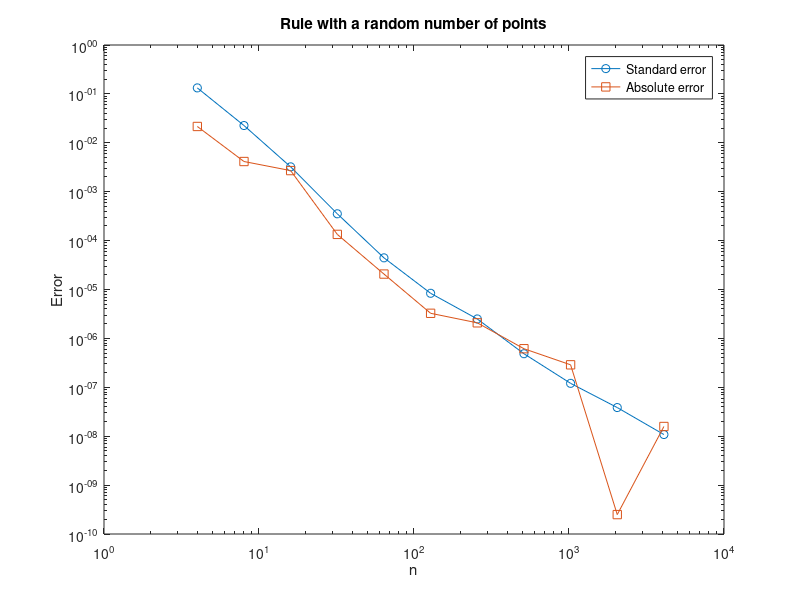
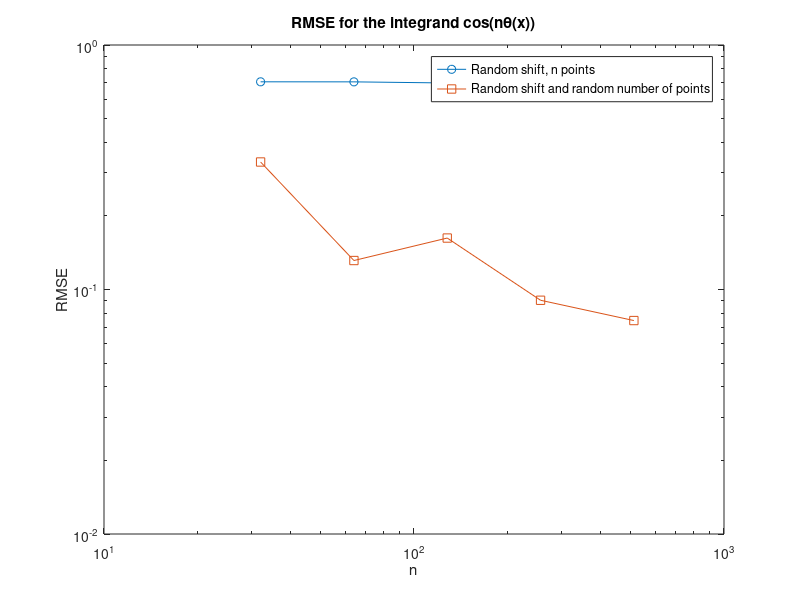

Source code (MATLAB) for these figures, in order:
%{
Randomized Möbius-Transformed Trapezoidal Rule with a random number of points.

This is the rule of Definition 4.1 in arXiv:2407.13650. Besides the random
shift delta of cot_trap_randomized.m, the number of points m is drawn uniformly
from {floor(n/2),...,n}, and the m point rule with theta_j = 2*pi*(j+delta)/m,
j = 0,...,m-1, is applied. Every sample is an unbiased estimate of the integral,
and the worst-case root-mean-squared error over the weighted Sobolev space of
smoothness alpha is of the optimal order n^(-alpha-1/2) (Theorem 4.2 therein),
half an order better than with a fixed number of points.

The gain concerns the worst case, i.e. integrands with strong oscillations at a
frequency close to n after the transformation, which a fixed n aliases
completely. For integrands whose transformed Fourier coefficients decay
regularly, such as |x|, both rules converge at the same rate, and this rule has
a somewhat larger error since it uses about 3n/4 points per sample on average.
Part 2 below compares the two rules on such a worst-case integrand.

Y. Suzuki, N. Hyvönen, and T. Karvonen. “Möbius-Transformed Trapezoidal Rule”.
AMS Mathematics of Computation 95 (2026), no. 359, 1491–1515. DOI:10.1090/mcom/4084

This script was generated by Claude, Anthropic's AI assistant, based on
cot_trap.m written by Yuya Suzuki.

Copyright (c) 2025 Yuya Suzuki

THE SOFTWARE IS PROVIDED "AS IS", WITHOUT WARRANTY OF ANY KIND, EXPRESS OR
IMPLIED, INCLUDING BUT NOT LIMITED TO THE WARRANTIES OF MERCHANTABILITY,
FITNESS FOR A PARTICULAR PURPOSE AND NONINFRINGEMENT. IN NO EVENT SHALL THE
AUTHORS OR COPYRIGHT HOLDERS BE LIABLE FOR ANY CLAIM, DAMAGES OR OTHER
LIABILITY, WHETHER IN AN ACTION OF CONTRACT, TORT OR OTHERWISE, ARISING FROM,
OUT OF OR IN CONNECTION WITH THE SOFTWARE OR THE USE OR OTHER DEALINGS IN THE
SOFTWARE.
%}

%% Mobius transform
phi= @(z) -cot(z./2); % mobius transform
phi_=@(z) 1./(2.*(sin(z./2)).^2); % Jacobian
% angles of the rule with m points and the shift delta; rand returns values in
% the open interval (0,1), so theta=0 (that is, x=-Inf) is never used
nodes= @(m,delta) 2*pi*((0:m-1)+delta)/m;
% one sample of the rule, for a vectorized integrand h and weight rho
sample= @(h,rho,m,delta) 2*pi/m*sum(h(phi(nodes(m,delta))).*rho(phi(nodes(m,delta))).*phi_(nodes(m,delta)));
M=12; %number of points; calculated up until 2^M points
R=16; %number of independent samples for each n
rng(2025); %seed of the random number generator, for reproducibility
%% Define your weight
rho= @(x) exp(-(x.^2)./2)./sqrt(2*pi);
%% Define your integrand function (it must accept vectors)
p=1;%parameter in the integrand, |x|^p
f= @(x) abs(x).^p;

trueI=sqrt((2^p)/pi)*gamma((p+1)/2); %true integral value, only for the absolute error

%% Part 1: estimate with a standard error
res=zeros(4,M); %rows: n, estimate, standard error, absolute error
for ni=2:M
n=2^ni; % maximal number of points
est=zeros(R,1);
for r=1:R
m=randi([floor(n/2),n]); % random number of points
delta=rand; % random shift in [0,1)
est(r)=sample(f,rho,m,delta);
end
res(:,ni)=[n; mean(est); std(est)/sqrt(R); abs(trueI-mean(est))];
fprintf('n = %5d   estimate = %.10f   standard error = %.3e   absolute error = %.3e\n', res(:,ni));
end

figure;
loglog(res(1,2:end),res(3,2:end),'o-',res(1,2:end),res(4,2:end),'s-')
legend('Standard error','Absolute error')
title('Rule with a random number of points')
xlabel('n')
ylabel('Error')

%% Part 2: root-mean-squared error in the worst case
% The integrand cos(n*theta(x)), with theta(x) the inverse of x=-cot(theta/2),
% has the frequency n after the transformation. The n point rule with a random
% shift aliases it completely, the rule with a random number of points does not.
theta_inv= @(x) 2*atan2(1,-x); % inverse of the Mobius transform
Rrmse=200; % repetitions for the root-mean-squared error
ns=2.^(5:9);
rmse=zeros(2,numel(ns)); %rows: random shift only, random number of points
for i=1:numel(ns)
n=ns(i);
h= @(x) cos(n*theta_inv(x));
exactI=sample(h,rho,3^10,0.5); % reference value with many points
e_shift=zeros(Rrmse,1); e_rmt=zeros(Rrmse,1);
for r=1:Rrmse
e_shift(r)=sample(h,rho,n,rand);
e_rmt(r)=sample(h,rho,randi([floor(n/2),n]),rand);
end
rmse(:,i)=[sqrt(mean((e_shift-exactI).^2)); sqrt(mean((e_rmt-exactI).^2))];
fprintf('n = %4d   RMSE random shift = %.2e   RMSE random number of points = %.2e\n', n, rmse(:,i));
end

figure;
loglog(ns,rmse(1,:),'o-',ns,rmse(2,:),'s-')
legend('Random shift, n points','Random shift and random number of points')
title('RMSE for the integrand cos(n\theta(x))')
xlabel('n')
ylabel('RMSE')
